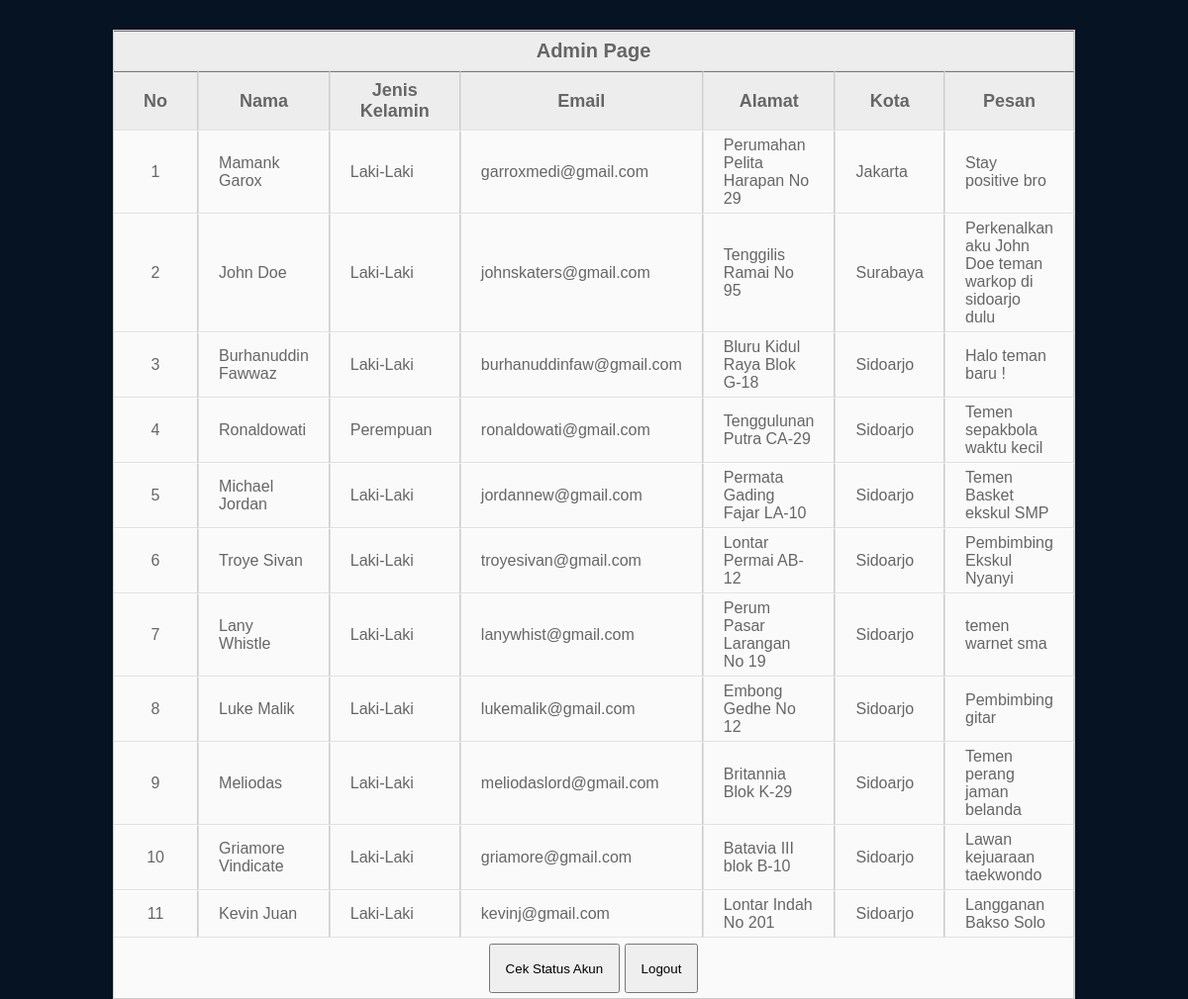
/2_TugasMenambahLogin/admin/cetak.php (signed in), run on the app's committed database.
### tables this page shows
CREATE TABLE `kontak` (
  `id` int(4) NOT NULL,
  `nama` varchar(30) NOT NULL,
  `jkel` varchar(10) DEFAULT NULL,
  `email` varchar(40) DEFAULT NULL,
  `alamat` varchar(50) DEFAULT NULL,
  `kota` varchar(20) DEFAULT NULL,
  `pesan` text DEFAULT NULL
);

### 2_TugasMenambahLogin/admin/cetak.php (the view, shortened to what this page needs)
<!DOCTYPE html>
<html>
<head>
	<link rel="stylesheet" href="../style/style.css">
</head>
<body>
	<form method="POST" action="cetak.php">
		<table width="75%" cellpadding="2" cellspacing="0" border="1">
			<tr>
				<th colspan="7" class="judul">Admin Page</th>
			</tr>
			<tr>
				<th>No</th>
				<th>Nama</th>
				<th>Jenis Kelamin</th>
				<th>Email</th>
				<th>Alamat</th>
				<th>Kota</th>
				<th>Pesan</th>
			</tr>
		<?php
			include('koneksi.php');
			$query = "  SELECT * FROM kontak  ";
			$result = mysqli_query($koneksi, $query);
			if( mysqli_num_rows($result) > 0 ){
				$no = 1;
				while( $row = mysqli_fetch_row($result) ){
					echo "<tr>";
						echo "<td> $no </td>";
						echo "<td> $row[1] </td>";
						echo "<td> $row[2] </td>";
						echo "<td> $row[3] </td>";
						echo "<td> $row[4] </td>";
						echo "<td> $row[5] </td>";
						echo "<td> $row[6] </td>";
					echo "</tr>";
					$no++;
				}
			}else{
				echo "Tidak ada data";
			}
		?>
			<tr>
				<td colspan="7">
					<input type="submit" name="btn_cekakun" value="Cek Status Akun" class="btn cekakun">
					<input type="submit" name="btn_logout" value="Logout" class="btn logout">
				</td>
			</tr>
		</table>
	</form>
</body>
</html>

### 2_TugasMenambahLogin/style/style.css (style rules this page uses)
body { margin: 0; font-family: Arial; background: #061322; }
table { margin: 30px auto auto auto; background: #eaebec; border: #ccc 1px solid; color: #666; font-family: Arial, Helvetica, sans-serif; }
table th { padding: 8px 30px; background: #ededed; border-left:1px solid #e0e0e0; border-bottom: 1px solid #e0e0e0; text-align: center; font-size: 18px; }
table th:first-child { border-left:none; }
table tr { text-align: left; padding-left: 20px; }
table td { padding: 5px 20px; background: #fafafa; border-top: 1px solid #ffffff; border-bottom: 1px solid #e0e0e0; border-left: 1px solid #e0e0e0; }
table td:first-child { text-align: center; border-left: 0; }
table tr:last-child td { border-bottom: 0; }
.btn { padding: 5px 15px; height: 50px; }
.judul { font-size: 20px; }

### data on the page
kontak: nama "Mamank Garox", jkel "Laki-Laki", email "garroxmedi@gmail.com", alamat "Perumahan Pelita Harapan No 29", kota "Jakarta", pesan "Stay positive bro"
kontak: nama "John Doe", jkel "Laki-Laki", email "johnskaters@gmail.com", alamat "Tenggilis Ramai No 95", kota "Surabaya", pesan "Perkenalkan aku John Doe teman warkop di sidoarjo dulu"
kontak: nama "Burhanuddin Fawwaz", jkel "Laki-Laki", email "burhanuddinfaw@gmail.com", alamat "Bluru Kidul Raya Blok G-18", kota "Sidoarjo", pesan "Halo teman baru !"
kontak: nama "Ronaldowati", jkel "Perempuan", email "ronaldowati@gmail.com", alamat "Tenggulunan Putra CA-29", kota "Sidoarjo", pesan "Temen sepakbola waktu kecil"
kontak: nama "Michael Jordan", jkel "Laki-Laki", email "jordannew@gmail.com", alamat "Permata Gading Fajar LA-10", kota "Sidoarjo", pesan "Temen Basket ekskul SMP"
kontak: nama "Troye Sivan", jkel "Laki-Laki", email "troyesivan@gmail.com", alamat "Lontar Permai AB-12", kota "Sidoarjo", pesan "Pembimbing Ekskul Nyanyi"
kontak: nama "Lany Whistle", jkel "Laki-Laki", email "lanywhist@gmail.com", alamat "Perum Pasar Larangan No 19", kota "Sidoarjo", pesan "temen warnet sma"
kontak: nama "Luke Malik", jkel "Laki-Laki", email "lukemalik@gmail.com", alamat "Embong Gedhe No 12", kota "Sidoarjo", pesan "Pembimbing gitar"
kontak: nama "Meliodas", jkel "Laki-Laki", email "meliodaslord@gmail.com", alamat "Britannia Blok K-29", kota "Sidoarjo", pesan "Temen perang jaman belanda"
kontak: nama "Griamore Vindicate", jkel "Laki-Laki", email "griamore@gmail.com", alamat "Batavia III blok B-10", kota "Sidoarjo", pesan "Lawan kejuaraan taekwondo"
kontak: nama "Kevin Juan", jkel "Laki-Laki", email "kevinj@gmail.com", alamat "Lontar Indah No 201", kota "Sidoarjo", pesan "Langganan Bakso Solo"
